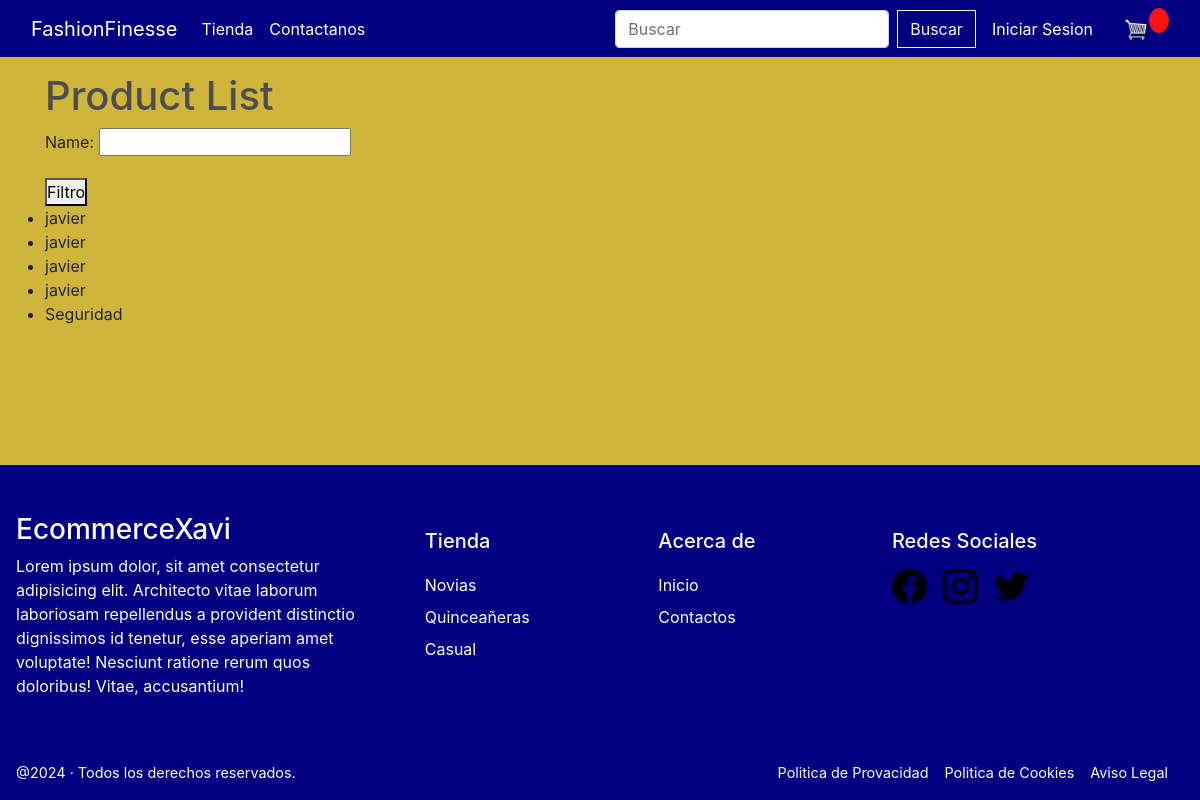
/product_list/, run on an earlier commit of the app's database.
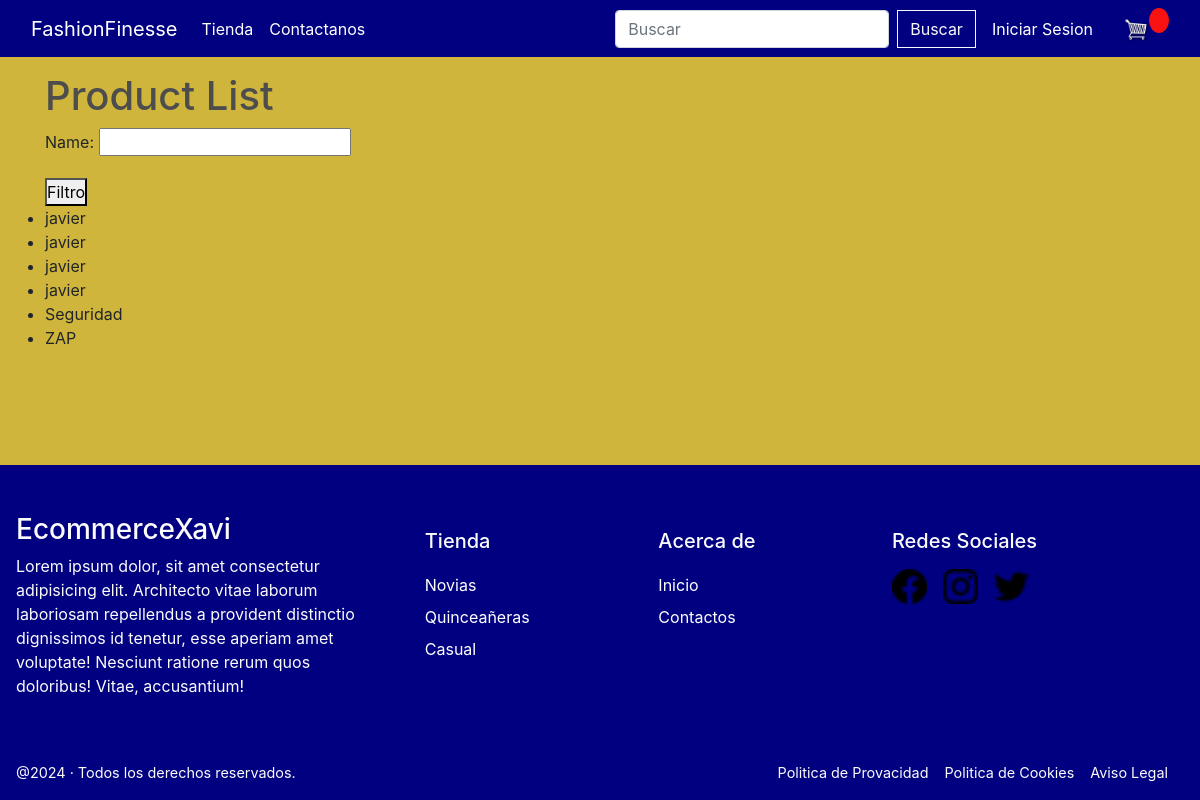
And on a later commit of the database.
### store/models.py (models this page shows, shortened)
class Product(models.Model):
    name = models.CharField(max_length=200)
    price = models.FloatField()
    digital = models.BooleanField(default=False, null=True, blank=True)
    image = models.ImageField(null=True, blank=True)
    category = models.ForeignKey(Category, on_delete=models.SET_NULL, null=True, blank=True)

### store/views.py (the view)
# urls.py: path('product_list/', views.product_list, name='product_list'),
def product_list(request):
    categories = Category.objects.all()
    if request.method == 'POST':
        form = CategoryForm(request.POST)
        if form.is_valid():
            category_name = form.cleaned_data['name']
            category = Category.objects.get(name=category_name)
            products = Product.objects.filter(category=category)
    else:
        products = Product.objects.all()
    form = CategoryForm()
    context = {
        'products': products,
        'form': form,
        'categories': categories
    }
    return render(request, 'store/product_list.html', context)

### store/forms.py
class CategoryForm(forms.ModelForm):
    class Meta:
        model = Category
        fields = '__all__'

### store/templates/store/product_list.html (shortened to what this page needs)
{% extends 'store/main.html' %}
{% load static %}
{% block content %}
<div class="container-form">
    <h1>Product List</h1>
    <form method="POST">
        {{ form.as_p }}
        <button type="submit">Filtro</button>
    </form>
    <ul>
        {% for product in products %}
        <li>{{ product.name }}</li>
        {% endfor %}
    </ul>
</div>
{% endblock %}

What changed in the data, as far as the page shows it:
added Product: name "ZAP"
